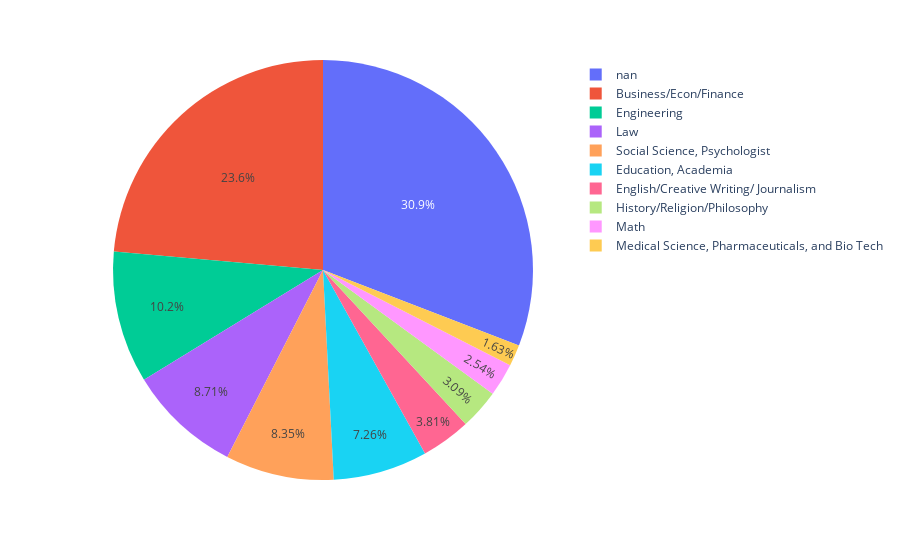

Notebook code cell kept with this figure:
### Code cell
# Field of study
fig = px.pie(speed_dating_per_person, names="field_cd")
fig.show()

### Figure 1 — Plotly figure (JSON) as saved in the notebook; plotly's stock layout.template omitted (floating-point values rounded to 4 significant figures; data arrays with more than 128 entries replaced by an {"elided": "..."} marker saying what was removed)
{"data": [{"domain": {"x": [0, 1], "y": [0, 1]}, "hovertemplate": "field_cd=%{label}<extra></extra>", "labels": {"elided": "551 str values"}, "legendgroup": "", "name": "", "showlegend": true, "type": "pie"}], "layout": {"legend": {"tracegroupgap": 0}, "margin": {"t": 60}}}
